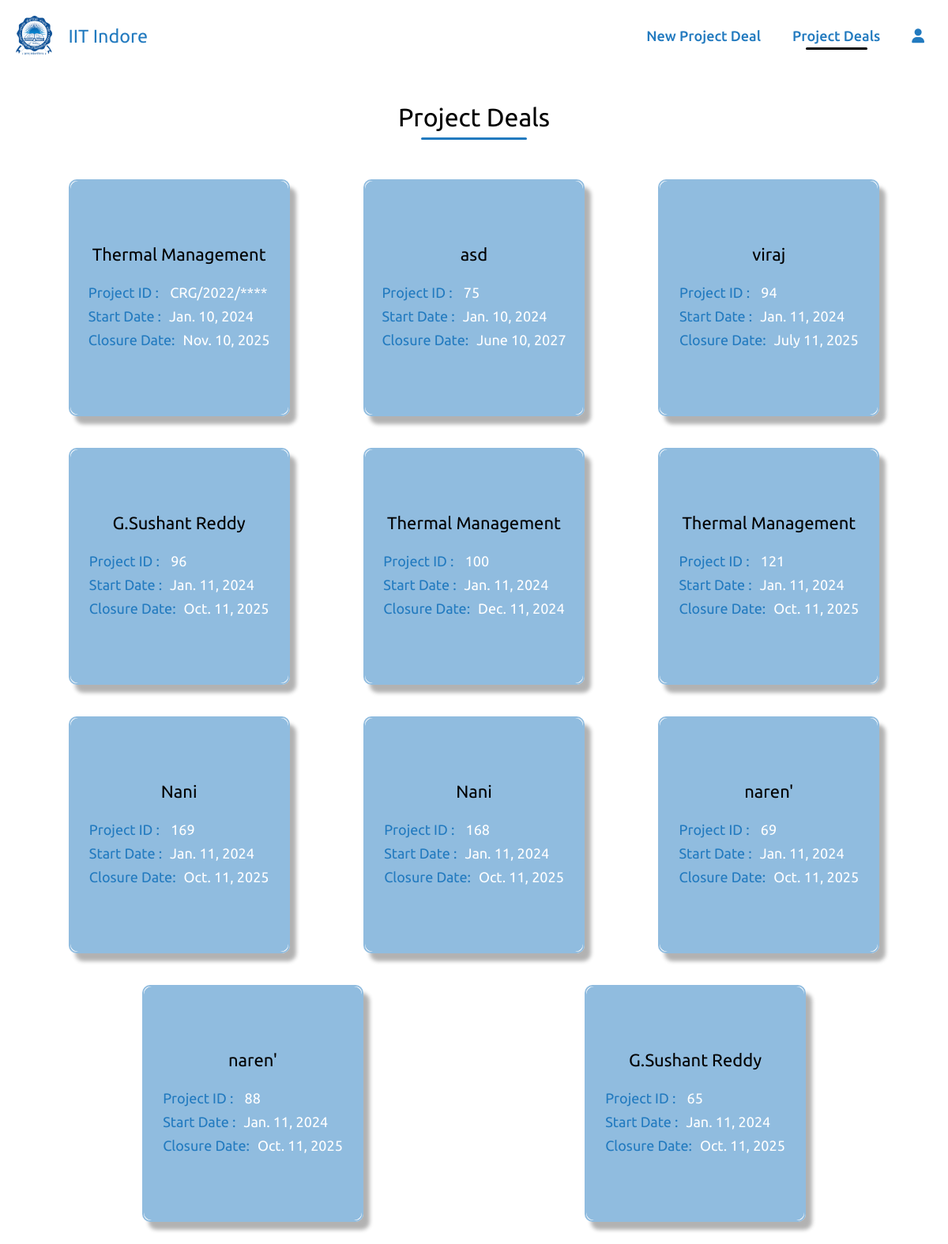
Before: /project_list/ (signed in) with the older database file.
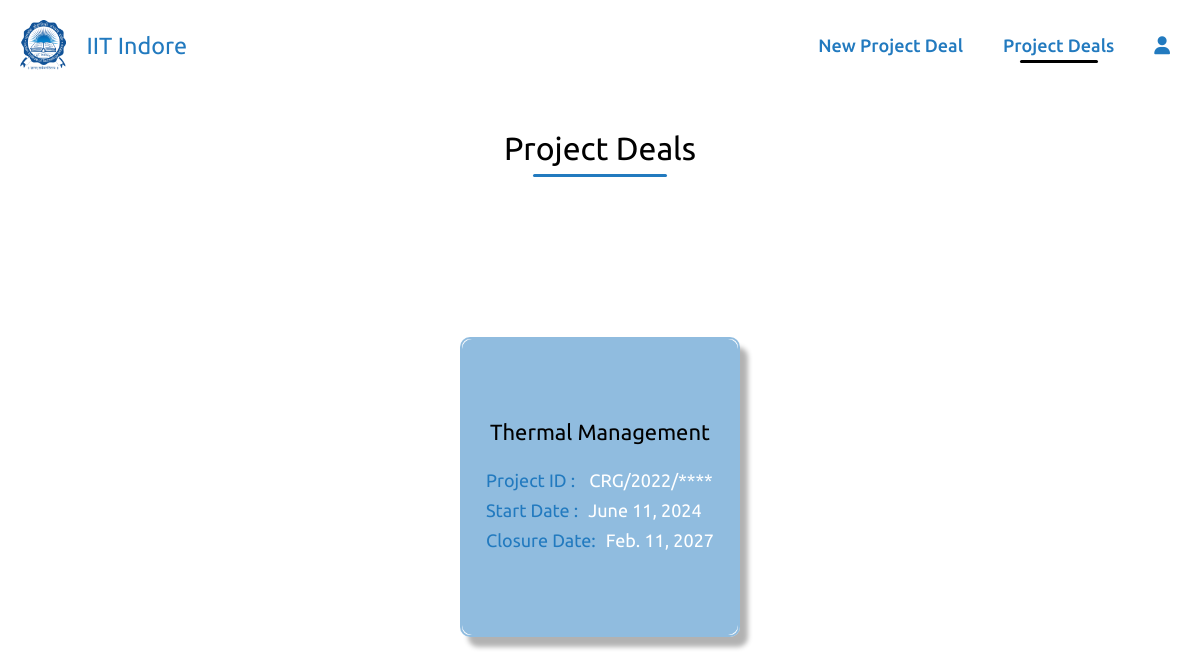
After: the same page with the newer database file.
### home/models.py (models this page shows)
class project_details(models.Model):
    Project_Fellowship_No = models.CharField(max_length=20,null=True,blank=True,default=None)
    Project_file_name = models.CharField(max_length=20,null=True,blank= True)
    PI_of_Project = models.CharField(max_length=20,blank=True,null=True)
    Sanctioned_Date = models.DateField(null=True)
    Project_Start_Date = models.DateField(null=True)
    Project_Closure_Date = models.DateField(null=True)
    Title_of_Project = models.CharField(max_length=50,blank=True,null=True)
    project_duration =models.IntegerField(null=True)
    financial_year_start_index = models.IntegerField(null=True)
    financial_year_end_index = models.IntegerField(null=True)

### home/views.py (the view)
# urls.py: path('project_list/',views.project_list,name='project_list'),
@login_required
def project_list(request):
    projects = project_details.objects.all()
    context = {'projects': projects}
    return render(request, 'project_list.html', context)

### templates/project_list.html (shortened to what this page needs)
{% load static %}
<!DOCTYPE html>
<html lang="en">
<head>
    <link rel="stylesheet" href="{% static "style.css" %}">
</head>
<body>
    <div class="navbar1">
        <div class="title">
            <a href="{% url "homepage" %}" class="lo">
              <img src="{% static "IITI_Logo.png" %}" class="logo">
              <h3>IIT Indore</h3>
            </a>
        </div>
        <div class="links">
            <ul>
                <li><a href="{% url "index" %}">New Project Deal</a></li>
                <li><a href="{% url "project_list" %}" class="active">Project Deals</a></li>
                <li><a href="{% url "logout" %}"><i class="fa-solid fa-user"></i></a></li>
            </ul>
        </div>
    </div>
    <div class="sub_nav">
        <div class="project_list"><h1>Project Deals</h1></div>
    </div>
    <div class="project-container">
        {% for project in projects %}
        <div class="book">
            <div class="buttons">
                <a href="{% url 'fill' project_id=project.id %}">
                    <button class="button">Monthly Sheet</button>
                </a>
                <a href="{% url 'mastersheet' project_id=project.id %}">
                    <button class="button">Mastersheet</button>
                </a>
            </div>            <div class="cover">
                <div class="project-details">
                    <h4 style="text-align:center;">   {{ project.Title_of_Project }}  </h4>
                    <p><span>Project ID  :</span>  {{ project.Project_Fellowship_No }}</p>
                    <p><span>Start Date     :</span>{{ project.Project_Start_Date }}</p>
                    <p><span>Closure Date:</span>{{ project.Project_Closure_Date }}</p>
                </div>
            </div>
           </div>
        {% endfor %}
    </div>
</body>
</html>

### static/style.css (style rules this page uses)
* { margin: 0; padding: 0; box-sizing: border-box; font-family: 'Ubuntu', cursive; font-weight: 400; }
:root { --primary-color:#000; --secondary-color: rgb(34,122,191); }
.navbar1 { width: 100%; padding: 20px 10px; position: sticky; top: 0px; display: flex; justify-content: space-between; align-items: center; background: transparent; }
.navbar1 .title { display: flex; margin:0px 10px; font-size: 20px; color: var(--secondary-color); font-weight: 400; align-items: center; justify-content: center; cursor: pointer; }
.navbar1 h3 { color: var(--secondary-color); }
.navbar1 .title img { height: 50px; margin-right: 20px; cursor: pointer; }
.navbar1 .links ul { display: flex; align-items: center; justify-content: center; flex: 1; flex-wrap: wrap; }
.navbar1 .links ul li { list-style: none; }
.navbar1 .links ul li a { margin: auto 20px; text-decoration: none; font-size: 18px; position: relative; font-weight: 500; color: var(--secondary-color); }
.lo { display: flex; align-items: center; justify-content: center; color: #fff; text-decoration: none; }
.active::after { content: ''; position: absolute; width: 70%; left: 15%; bottom: -8px; height: 3px; background-color: var(--primary-color); border-radius: 10px; }

### templates/project_list.html (style rules this page uses)
:root { --main-color: #fff; --secondary-color: rgb(34,122,191); }
body .project-container { min-height: 70vh; }
.sub_nav { display:flex; justify-content:center; margin: 20px; align-items: center; padding: 20px; }
.sub_nav h1 { position: relative; }
.sub_nav h1::before { content: ""; position: absolute; height: 3px; width: 70%; left: 15%; bottom: -10px; background-color: var(--secondary-color); border-radius: 30px; }
.book { position: relative; border-radius: 10px; width: 25%; height: 300px; background-color: rgba(255, 255, 255, 0.5); -webkit-box-shadow: 1px 1px 12px rgba(34, 122, 191, 0.5); box-shadow: 8px 10px 5px rgba(0, 0, 0, 0.3); -webkit-transform: preserve-3d; -ms-transform: preserve-3d; transform: preserve-3d; -webkit-perspective: 2000px; perspective: 2000px; display: -webkit-box; display: -ms-flexbox; display: flex; -webkit-box-align: center; -ms-flex-align: center; align-items: center; -webkit-box-pack: center; -ms-flex-pack: center; justify-content: center; margin: 20px; border: 2px solid rgba(34, 122, 191, 0.5); }
.cover { top: 0; position: absolute; background-color: rgb(144,188,223); width: 100%; height: 100%; border-radius: 10px; cursor: pointer; -webkit-transition: all 0.5s; transition: all 0.5s; -webkit-transform-origin: 0; -ms-transform-origin: 0; transform-origin: 0; display: -webkit-box; display: -ms-flexbox; display: flex; -webkit-box-align: center; -ms-flex-align: center; align-items: center; -webkit-box-pack: center; -ms-flex-pack: center; justify-content: center; }
.book .buttons { display: flex; align-items: center; justify-content: space-around; flex-direction: column; height: 100%; }
.book .buttons a button { height: 50px; padding: 10px; font-size: 15px; outline: 0; border: none; cursor: pointer; background-color: rgba(34,122,191,0.5); color: var(--main-color); border-radius: 10px; transition: all 0.3s ease-in-out; }
.project-container .book .project-details { display: flex; justify-content: center; flex-direction: column; padding: 20px; font-size: 18px; text-align: left; margin: auto; height: 100%; }
.project-container .book .project-details p { line-height: 30px; color: #fff; }
.project-container .book .project-details p span { color: var(--secondary-color); margin-right: 10px; }
.project-container { display: flex; align-items: center; margin: 20px 40px; justify-content: space-around; flex-wrap: wrap; }
.project-details h4 { color: #000; font-size: 22px; margin-bottom: 20px; }

Changed rows visible on the page:
removed project_details: Title_of_Project "Thermal Management", Project_Fellowship_No "CRG/2022/****", Project_Start_Date "Jan. 10, 2024", Project_Closure_Date "Nov. 10, 2025"
removed project_details: Title_of_Project "asd", Project_Fellowship_No "75", Project_Start_Date "Jan. 10, 2024", Project_Closure_Date "June 10, 2027"
removed project_details: Title_of_Project "viraj", Project_Fellowship_No "94", Project_Start_Date "Jan. 11, 2024", Project_Closure_Date "July 11, 2025"
removed project_details: Title_of_Project "G.Sushant Reddy", Project_Fellowship_No "96", Project_Start_Date "Jan. 11, 2024", Project_Closure_Date "Oct. 11, 2025"
removed project_details: Title_of_Project "Thermal Management", Project_Fellowship_No "100", Project_Start_Date "Jan. 11, 2024", Project_Closure_Date "Dec. 11, 2024"
removed project_details: Title_of_Project "Thermal Management", Project_Fellowship_No "121", Project_Start_Date "Jan. 11, 2024", Project_Closure_Date "Oct. 11, 2025"
removed project_details: Title_of_Project "Nani", Project_Fellowship_No "169", Project_Start_Date "Jan. 11, 2024", Project_Closure_Date "Oct. 11, 2025"
removed project_details: Title_of_Project "Nani", Project_Fellowship_No "168", Project_Start_Date "Jan. 11, 2024", Project_Closure_Date "Oct. 11, 2025"
removed project_details: Title_of_Project "naren'", Project_Fellowship_No "69", Project_Start_Date "Jan. 11, 2024", Project_Closure_Date "Oct. 11, 2025"
removed project_details: Title_of_Project "naren'", Project_Fellowship_No "88", Project_Start_Date "Jan. 11, 2024", Project_Closure_Date "Oct. 11, 2025"
removed project_details: Title_of_Project "G.Sushant Reddy", Project_Fellowship_No "65", Project_Start_Date "Jan. 11, 2024", Project_Closure_Date "Oct. 11, 2025"
added project_details: Title_of_Project "Thermal Management", Project_Fellowship_No "CRG/2022/****", Project_Start_Date "June 11, 2024", Project_Closure_Date "Feb. 11, 2027"
